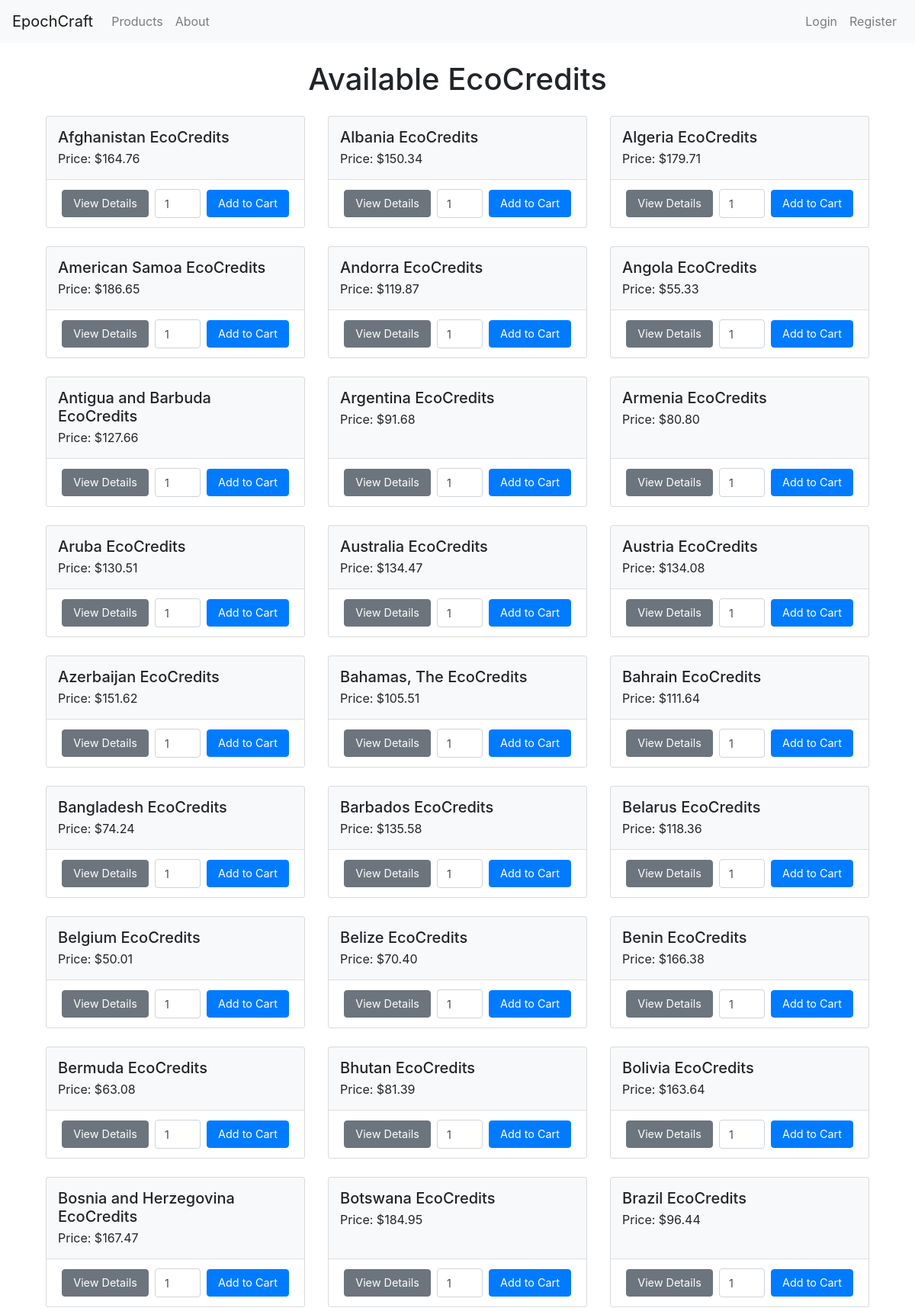
Screenshot of /products/ (upper part) with the database file from the repository.
### cc_shop/models.py (models this page shows, shortened)
class Product(models.Model):
    country = models.ForeignKey(Country, on_delete=models.CASCADE, related_name='products')
    description = models.TextField()
    price = models.DecimalField(max_digits=10, decimal_places=2)
    type = models.CharField(max_length=50)  # Types could be like "Renewable Energy Credit", "Carbon Offset", etc.

class Country(models.Model):
    country_code = models.CharField(max_length=3, primary_key=True)
    country_name = models.CharField(max_length=100)
    def __str__(self):
        return self.country_name

### cc_shop/views.py (the view)
# urls.py: path('products/', views.list_products, name='list_products'),
def list_products(request):
    products = Product.objects.all()
    return render(request, 'list_products.html', {'products': products})

### cc_shop/templates/list_products.html (shortened to what this page needs)
{% extends 'base.html' %}
{% block content %}
<div class="container mt-4">
    <h1 class="text-center mb-4">Available EcoCredits</h1>
    <div class="row">
        {% for product in products %}
        <div class="col-lg-4 col-md-6 mb-4">
            <div class="card h-100 bg-light">
                <div class="card-body" style="padding: 15px;">
                    <h5 class="card-title" style="margin-bottom: 0.25rem;">{{ product.country }} EcoCredits</h5>
                    <p class="card-text">Price: ${{ product.price }}</p>
                </div>
                <div class="card-footer bg-white">
                    <div class="d-flex flex-row justify-content-around align-items-center">
                        <a class="btn btn-secondary mr-2" href="{% url 'product_detail' product.id %}" style="flex: 1; text-align: center; padding: 6px 12px; font-size: 0.9rem;">View Details</a>
                        <form action="{% url 'add_to_cart' product.id %}" method="post" class="d-flex align-items-center" style="flex: 2;">
                            <input type="number" name="quantity" value="1" min="1" max="99" class="form-control mr-2" style="width: 60px; flex-shrink: 1; height: 38px; font-size: 0.9rem;">
                            <button type="submit" class="btn btn-primary" style="flex-grow: 1; padding: 6px 12px; font-size: 0.9rem;">Add to Cart</button>
                        </form>
                    </div>
                </div>
            </div>
        </div>
        {% endfor %}
    </div>
</div>
{% endblock %}

### cc_shop/templates/base.html (style rules this page uses)
html { position: relative; min-height: 100%; }
body { margin-bottom: 60px; }

### rows the page displays
Product: country "Afghanistan", price "164.76"
Product: country "Albania", price "150.34"
Product: country "Algeria", price "179.71"
Product: country "American Samoa", price "186.65"
Product: country "Andorra", price "119.87"
Product: country "Angola", price "55.33"
Product: country "Antigua and Barbuda", price "127.66"
Product: country "Argentina", price "91.68"
Product: country "Armenia", price "80.80"
Product: country "Aruba", price "130.51"
Product: country "Australia", price "134.47"
Product: country "Austria", price "134.08"
Product: country "Azerbaijan", price "151.62"
Product: country "Bahamas, The", price "105.51"
Product: country "Bahrain", price "111.64"
Product: country "Bangladesh", price "74.24"
Product: country "Barbados", price "135.58"
Product: country "Belarus", price "118.36"
Product: country "Belgium", price "50.01"
Product: country "Belize", price "70.40"
Product: country "Benin", price "166.38"
Product: country "Bermuda", price "63.08"
Product: country "Bhutan", price "81.39"
Product: country "Bolivia", price "163.64"
Product: country "Bosnia and Herzegovina", price "167.47"
Product: country "Botswana", price "184.95"
Product: country "Brazil", price "96.44"
